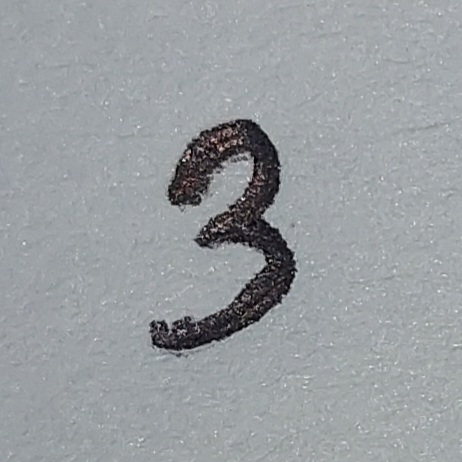
#> input picture 3.jpg, 462 x 462 px
$ jupyter execute --allow-errors prediction_real_img.ipynb
#> lines starting #> are read from the running program, lines starting #| are printed output that depends on the picture
#> further down, img_3 is the input picture: PIL image 462x462 RGB; mean R, G, B 152.9, 157.2, 160.6
[cell 1]
import numpy as np
from PIL import Image
from skimage.transform import resize
import matplotlib.pyplot as plt
from sklearn.ensemble import RandomForestClassifier
import pickle
import os

[cell 2]
file_path = 'D:/PRML Project pkl/rf_aug_best.pkl'
#> (the rest of this cell did not finish here and is left out)

<h3><b>The following code blocks take in a real world handwriting of a digit, preprocesses it and gives the prediction after loading the Random Forest classifier</b></h3>

[cell 3]
def preprocess_image(img_arr, show_images = True):
#> called with show_images = True
    img_crop = img_arr[40:410, 40:410]
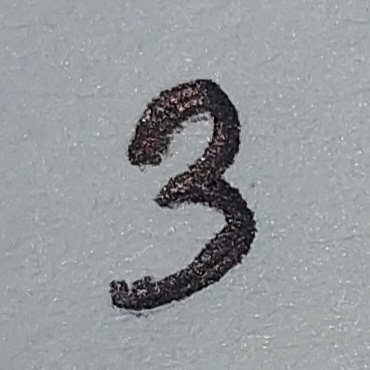
#> img_crop: shape (370, 370, 3); mean R, G, B 148.9, 152.9, 156.4
    img_resize = resize(img_crop, (28, 28, 3), anti_aliasing=True)

    #rgb to grayscale
    gray_img = np.dot(img_resize[..., :3], [0.2989, 0.5870, 0.1140])

    #calculate negative of an image
    max_intensity = np.max(gray_img)
#> max_intensity = 0.666
    negative = max_intensity - gray_img
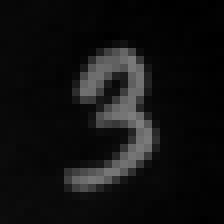
#> negative: shape (28, 28) float64 (shown 8 times larger); min 0, max 0.497, mean 0.0695

    #min-max scaling to 0 and 255
    img_min = np.min(negative)
#> img_min = 0
    img_max = np.max(negative)
#> img_max = 0.497

    min_max_img = (negative - img_min) * 255. / (img_max - img_min)

    #custom transformation with slight changes as this is real image
    new_x = np.empty(min_max_img.shape, dtype=(np.float32))
    temp = np.copy(min_max_img).astype(np.float32)
    temp[temp <= 100] = 0
    temp[(temp > 100) & (temp < 200)] = 0.75
#> temp: shape (28, 28) float32; min 0, max 255, mean 13.3
    temp[temp >= 200] = 1
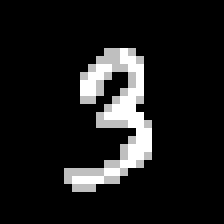
#> temp: shape (28, 28) float32 (shown 8 times larger); min 0, max 1, mean 0.104
    new_x = temp.astype(np.float32)

    if show_images:
        images = [img_arr, img_crop, img_resize, gray_img, negative, min_max_img]

        fig = plt.figure(figsize=(10, 6))

        for i in range(6):
            ax = fig.add_subplot(2, 3, i+1)
            if i > 2:
                ax.imshow(images[i], cmap='gray')
            else:
                ax.imshow(images[i])

            ax.axis('off')

        plt.tight_layout()

    return new_x


def disp_processed_img(img):
    arr = img
    indices_point75 = np.argwhere(arr == 0.75)
#> indices_point75 = 47 pairs, first value 6 to 23, second value 8 to 18
    indices_1 = np.argwhere(arr == 1)
#> indices_1 = 46 pairs, first value 6 to 22, second value 9 to 18

    x_grid, y_grid = np.meshgrid(np.arange(arr.shape[1]), np.arange(arr.shape[0]))

    plt.figure(figsize=(5, 5))
    plt.scatter(x_grid, y_grid, c='white', marker='s', alpha=0)
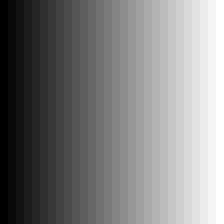
#> x_grid: shape (28, 28) int64 (shown 8 times larger); min 0, max 27, mean 13.5; drawn with min black and max white
    plt.scatter(indices_point75[:, 1], 28 - indices_point75[:, 0], marker='o', alpha=0.75)
    plt.scatter(indices_1[:, 1], 28 - indices_1[:, 0], marker='o', alpha=1)
    plt.xlim(-0.5, arr.shape[1] - 0.5)
    plt.ylim(-0.5, arr.shape[0] - 0.5)
    plt.xticks([])
    plt.yticks([])

[cell 4]
img_3 = Image.open('3.jpg')
img_3_arr = np.array(img_3)
transformed_3 = preprocess_image(img_3_arr, show_images=True)
plt.savefig('Images/my_3.png')
plt.show()

[cell 5]
disp_processed_img(transformed_3)
plt.savefig('Images/my_3_transformed.png')
plt.show()

#> (a cell that did not finish here is left out)

#> (a cell that did not finish here is left out)

[cell 8]
img_7_arr = np.array(Image.open('7.jpg'))
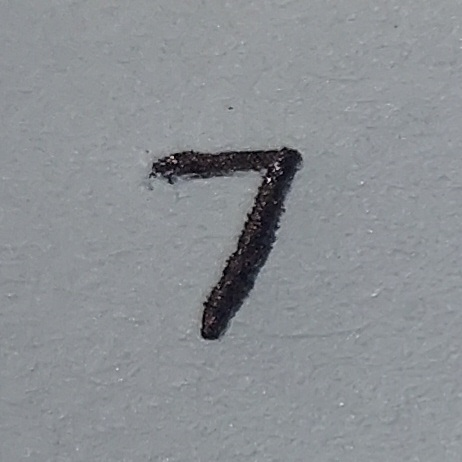
#> input picture 7.jpg, 462 x 462 px
#> img_7_arr is the input picture: shape (462, 462, 3); mean R, G, B 139.5, 143.3, 147.5
transformed_7 = preprocess_image(img_7_arr)
#> call 2 of preprocess_image, with show_images = True
#> in preprocess_image (call 2), `img_crop = img_arr[40:410, 40:410]`:
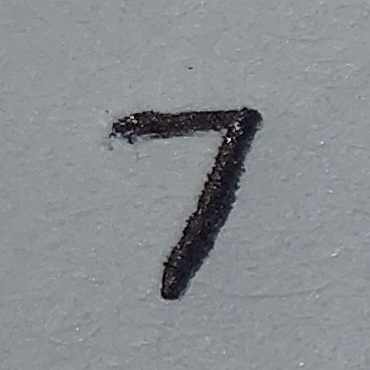
#> img_crop: shape (370, 370, 3); mean R, G, B 136.8, 140.4, 144.7
#> in preprocess_image (call 2), `img_resize = resize(img_crop, (28, 28, 3), anti_aliasing=True)`:
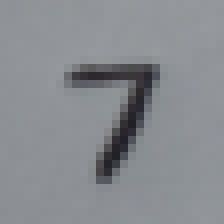
#> img_resize: shape (28, 28, 3) float64 (shown 8 times larger); mean R, G, B 0.537, 0.551, 0.567
#> in preprocess_image (call 2), `max_intensity = np.max(gray_img)`: max_intensity = 0.601
#> in preprocess_image (call 2), `negative = max_intensity - gray_img`:
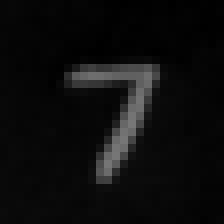
#> negative: shape (28, 28) float64 (shown 8 times larger); min 0, max 0.47, mean 0.0524
#> in preprocess_image (call 2), `img_max = np.max(negative)`: img_max = 0.47
#> in preprocess_image (call 2), `temp[(temp > 100) & (temp < 200)] = 0.75`: temp: shape (28, 28) float32; min 0, max 255, mean 8.5
#> in preprocess_image (call 2), `temp[temp >= 200] = 1`:
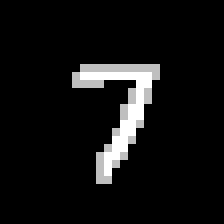
#> temp: shape (28, 28) float32 (shown 8 times larger); min 0, max 1, mean 0.0686
plt.savefig('Images/my_7.png')
plt.show()

[cell 9]
disp_processed_img(transformed_7)
plt.savefig('Images/my_7_transformed.png')
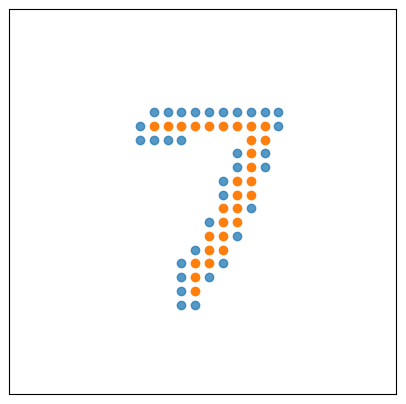
#> figure drawn by matplotlib, 1 panel
plt.show()
